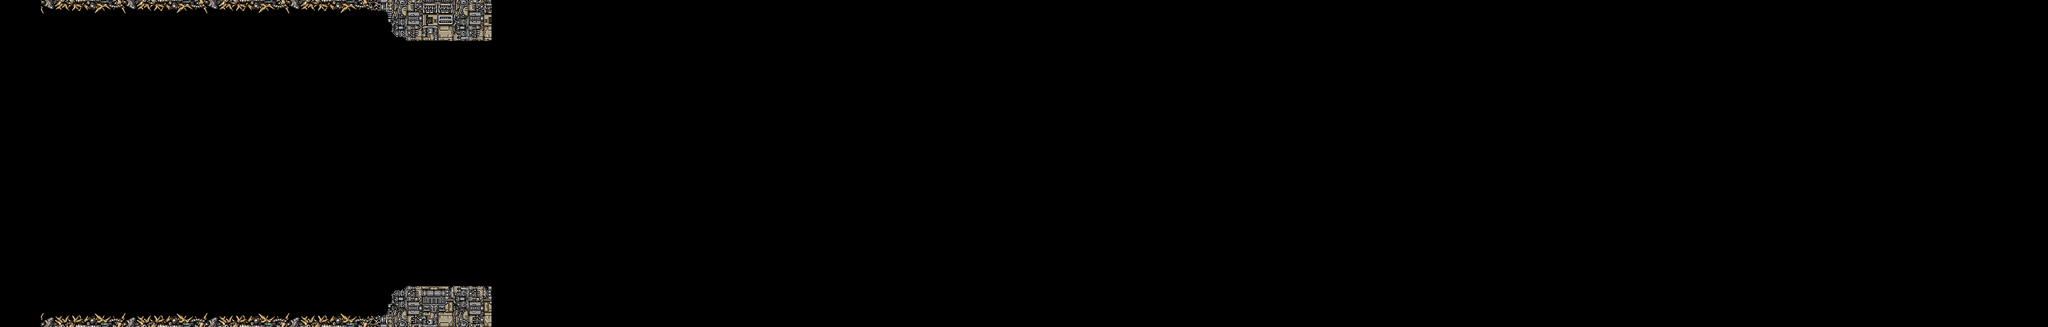

Rendered tile map (Tiled .tmx) drawn with the repository's tilesets; below, a short description and the map source with its tile grids summarised:
An orthogonal 50x8 tile map with 64x64 px tiles, 1 tile layer (Capa de Patrones 1).

<map version="1.0" orientation="orthogonal" renderorder="right-down" width="50" height="8" tilewidth="64" tileheight="64" nextobjectid="1">
 <tileset firstgid="1" name="paredes" tilewidth="64" tileheight="64">
  <image source="../packer/backTiles1.png" width="512" height="128" />
 </tileset>
 <layer name="Capa de Patrones 1" width="50" height="8">
  <data>[400 cells, 22 non-empty, 10 distinct tile ids]</data>
 </layer>
</map>
